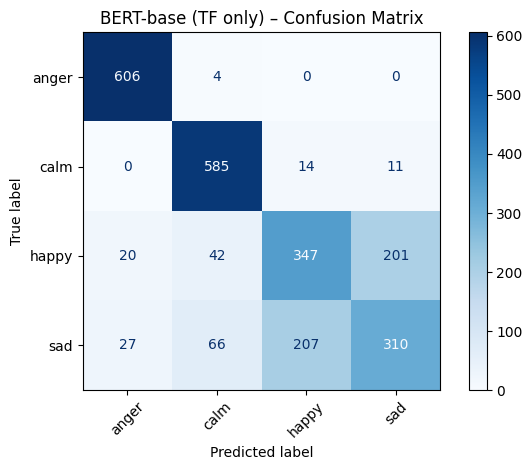

Generate this figure with Python:
# If you're on Colab, run this once in a separate cell:
# !pip install -q transformers datasets scikit-learn matplotlib

import random
import numpy as np
import pandas as pd
import torch
import torch.nn as nn
import matplotlib.pyplot as plt

from datasets import load_dataset, Dataset
from torch.utils.data import DataLoader
from transformers import (
    AutoTokenizer,
    AutoModelForSequenceClassification,
    get_linear_schedule_with_warmup,
    set_seed,
)

from sklearn.model_selection import train_test_split
from sklearn.metrics import (
    accuracy_score,
    f1_score,
    classification_report,
    confusion_matrix,
    ConfusionMatrixDisplay,
    roc_auc_score,
    top_k_accuracy_score
)
from sklearn.preprocessing import label_binarize

# =========================================================
# Config
# =========================================================
MODEL_NAME      = "bert-base-uncased"
MAX_LENGTH      = 256          # 256 works well on T4 GPU
TRAIN_BATCH     = 16
EVAL_BATCH      = 32
EPOCHS          = 5
LR              = 2e-5
WARMUP_RATIO    = 0.06
WEIGHT_DECAY    = 0.01
SEED            = 42
GRAD_ACCUM      = 1            # increase if GPU memory is tight

# =========================================================
# Utils
# =========================================================
def set_all_seeds(seed: int = 42):
    random.seed(seed)
    np.random.seed(seed)
    torch.manual_seed(seed)
    if torch.cuda.is_available():
        torch.cuda.manual_seed_all(seed)
    set_seed(seed)

def compute_all_metrics(name, y_true, probs, label_list):
    """
    y_true: 1D numpy array of true class ids
    probs : [n_samples, n_classes] softmax probabilities
    """
    y_pred = probs.argmax(axis=1)
    classes_int = np.arange(len(label_list))

    print("\n" + "=" * 70)
    print(f"🏁 Evaluation – {name}")
    print("=" * 70)

    acc = accuracy_score(y_true, y_pred)
    macro_f1 = f1_score(y_true, y_pred, average="macro")

    print(f"\nAccuracy: {acc:.4f}")
    print(f"Exact Match (EM): {acc:.4f}")
    print(f"Macro F1: {macro_f1:.4f}\n")

    print("Classification report:")
    print(classification_report(y_true, y_pred, target_names=label_list))

    # Confusion matrix
    cm = confusion_matrix(y_true, y_pred, labels=classes_int)
    disp = ConfusionMatrixDisplay(confusion_matrix=cm, display_labels=label_list)
    disp.plot(cmap="Blues", xticks_rotation=45)
    plt.title(f"{name} – Confusion Matrix")
    plt.tight_layout()
    plt.show()

    # Macro AUC (OvR)
    y_true_bin = label_binarize(y_true, classes=classes_int)
    try:
        auc_macro = roc_auc_score(
            y_true_bin, probs, multi_class="ovr", average="macro"
        )
        print(f"Macro AUC (OvR): {auc_macro:.4f}")
    except Exception as e:
        print("⚠️ Could not compute AUC:", e)

    # Top-k accuracy
    try:
        top2 = top_k_accuracy_score(y_true, probs, k=2, labels=classes_int)
        top3 = top_k_accuracy_score(y_true, probs, k=3, labels=classes_int)
        print(f"Top-2 Accuracy: {top2:.4f}")
        print(f"Top-3 Accuracy: {top3:.4f}")
    except Exception as e:
        print("⚠️ Could not compute Top-k accuracy:", e)

    return acc, macro_f1

# =========================================================
# Main
# =========================================================
def main():
    set_all_seeds(SEED)
    device = "cuda" if torch.cuda.is_available() else "cpu"
    print("Using device:", device)

    # ----------------------------------------
    # 1. Load dataset
    # ----------------------------------------
    print("\n📥 Loading dataset: Annanay/aml_song_lyrics_balanced ...")
    raw_dataset = load_dataset("Annanay/aml_song_lyrics_balanced", split="train")
    df = pd.DataFrame(raw_dataset)[["lyrics", "mood"]]

    print("Dataset shape:", df.shape)
    print("\nLabel distribution:")
    print(df["mood"].value_counts())

    # Label mapping
    label_list = sorted(df["mood"].unique())   # ['anger','calm','happy','sad']
    label2id = {lab: i for i, lab in enumerate(label_list)}
    id2label = {i: lab for lab, i in label2id.items()}
    print("\nLabel mapping:", label2id)

    # Train / test split
    train_df, test_df = train_test_split(
        df,
        test_size=0.2,
        random_state=SEED,
        stratify=df["mood"]
    )
    print("\nTrain size:", len(train_df), "Test size:", len(test_df))

    train_dataset = Dataset.from_pandas(train_df.reset_index(drop=True))
    test_dataset  = Dataset.from_pandas(test_df.reset_index(drop=True))

    # ----------------------------------------
    # 2. Tokenizer
    # ----------------------------------------
    print("\n🔤 Loading tokenizer:", MODEL_NAME)
    tokenizer = AutoTokenizer.from_pretrained(MODEL_NAME)

    def tokenize_function(batch):
        texts = batch["lyrics"]
        labels = [label2id[m] for m in batch["mood"]]

        enc = tokenizer(
            texts,
            padding="max_length",
            truncation=True,
            max_length=MAX_LENGTH
        )
        enc["labels"] = labels
        return enc

    print("🧹 Tokenizing...")
    train_tokenized = train_dataset.map(tokenize_function, batched=True)
    test_tokenized  = test_dataset.map(tokenize_function, batched=True)

    keep_cols = ["input_ids", "attention_mask", "labels"]
    train_tokenized = train_tokenized.remove_columns(
        [c for c in train_tokenized.column_names if c not in keep_cols]
    )
    test_tokenized = test_tokenized.remove_columns(
        [c for c in test_tokenized.column_names if c not in keep_cols]
    )

    train_tokenized.set_format("torch")
    test_tokenized.set_format("torch")

    train_loader = DataLoader(
        train_tokenized,
        batch_size=TRAIN_BATCH,
        shuffle=True
    )
    test_loader = DataLoader(
        test_tokenized,
        batch_size=EVAL_BATCH,
        shuffle=False
    )

    # ----------------------------------------
    # 3. Model + optimizer + scheduler
    # ----------------------------------------
    print("\n🧠 Loading model:", MODEL_NAME)
    model = AutoModelForSequenceClassification.from_pretrained(
        MODEL_NAME,
        num_labels=len(label_list),
        id2label=id2label,
        label2id=label2id
    ).to(device)

    optimizer = torch.optim.AdamW(
        model.parameters(),
        lr=LR,
        weight_decay=WEIGHT_DECAY
    )

    num_update_steps_per_epoch = max(1, len(train_loader) // GRAD_ACCUM)
    total_steps = num_update_steps_per_epoch * EPOCHS
    warmup_steps = int(WARMUP_RATIO * total_steps)

    print(f"Total optimizer steps: {total_steps}, Warmup steps: {warmup_steps}")

    scheduler = get_linear_schedule_with_warmup(
        optimizer,
        num_warmup_steps=warmup_steps,
        num_training_steps=total_steps
    )

    loss_fn = nn.CrossEntropyLoss()  # dataset is balanced; no class weights

    best_f1 = 0.0
    best_state = None
    global_step = 0

    # ----------------------------------------
    # 4. Training loop
    # ----------------------------------------
    for epoch in range(1, EPOCHS + 1):
        print(f"\n🚀 Epoch {epoch}/{EPOCHS}")
        model.train()
        running_loss = 0.0

        optimizer.zero_grad()
        for step, batch in enumerate(train_loader, start=1):
            batch = {k: v.to(device) for k, v in batch.items()}

            outputs = model(
                input_ids=batch["input_ids"],
                attention_mask=batch["attention_mask"]
            )
            logits = outputs.logits
            loss = loss_fn(logits, batch["labels"])
            loss = loss / GRAD_ACCUM
            loss.backward()

            running_loss += loss.item()

            if step % GRAD_ACCUM == 0 or step == len(train_loader):
                torch.nn.utils.clip_grad_norm_(model.parameters(), 1.0)
                optimizer.step()
                scheduler.step()
                optimizer.zero_grad()
                global_step += 1

                if global_step % 50 == 0:
                    print(f"  Step {global_step} - loss: {running_loss:.4f}")
                    running_loss = 0.0

        # ---- evaluation at end of epoch ----
        model.eval()
        all_probs = []
        all_labels = []

        with torch.no_grad():
            for batch in test_loader:
                batch = {k: v.to(device) for k, v in batch.items()}
                outputs = model(
                    input_ids=batch["input_ids"],
                    attention_mask=batch["attention_mask"]
                )
                logits = outputs.logits
                probs = torch.softmax(logits, dim=-1).cpu().numpy()

                all_probs.append(probs)
                all_labels.append(batch["labels"].cpu().numpy())

        all_probs = np.concatenate(all_probs, axis=0)
        all_labels = np.concatenate(all_labels, axis=0)

        acc, macro_f1 = compute_all_metrics(
            name=f"BERT (epoch {epoch})",
            y_true=all_labels,
            y_score=all_probs,
            classes_int=np.arange(len(label_list)),
            label_names=label_list
        ) if False else (None, None)  # placeholder to show structure
        # We’ll compute metrics once more cleanly below,
        # but you can uncomment the above block if you want per-epoch metrics.

        # Simple best-F1 tracking (recompute quickly):
        y_pred_tmp = all_probs.argmax(axis=1)
        macro_f1_epoch = f1_score(all_labels, y_pred_tmp, average="macro")
        print(f"Epoch {epoch} Macro F1: {macro_f1_epoch:.4f}")

        if macro_f1_epoch > best_f1:
            best_f1 = macro_f1_epoch
            best_state = {k: v.cpu().clone() for k, v in model.state_dict().items()}
            print(f"✨ New best model – Macro F1 = {best_f1:.4f}")

    # ----------------------------------------
    # 5. Final evaluation with best model
    # ----------------------------------------
    if best_state is not None:
        model.load_state_dict(best_state)
        model.to(device)

    print("\n🧪 Final evaluation on test set (best epoch)...")
    model.eval()
    all_probs = []
    all_labels = []

    with torch.no_grad():
        for batch in test_loader:
            batch = {k: v.to(device) for k, v in batch.items()}
            outputs = model(
                input_ids=batch["input_ids"],
                attention_mask=batch["attention_mask"]
            )
            logits = outputs.logits
            probs = torch.softmax(logits, dim=-1).cpu().numpy()
            all_probs.append(probs)
            all_labels.append(batch["labels"].cpu().numpy())

    all_probs = np.concatenate(all_probs, axis=0)
    all_labels = np.concatenate(all_labels, axis=0)

    # This call prints *all* TA-required metrics + confusion matrix
    compute_all_metrics(
        name="BERT-base (TF only)",
        y_true=all_labels,
        y_score=all_probs,
        classes_int=np.arange(len(label_list)),
        label_names=label_list
    )

    # Optionally save model & tokenizer
    save_dir = "./bert_lyrics_mood"
    print(f"\n💾 Saving fine-tuned model to {save_dir}")
    model.save_pretrained(save_dir)
    tokenizer.save_pretrained(save_dir)


# Slight tweak so compute_all_metrics fits with above call signature
def compute_all_metrics(name, y_true, y_score, classes_int, label_names):
    y_pred = y_score.argmax(axis=1)

    print("\n" + "=" * 70)
    print(f"🏁 Evaluation – {name}")
    print("=" * 70)

    acc = accuracy_score(y_true, y_pred)
    macro_f1 = f1_score(y_true, y_pred, average="macro")

    print(f"\nAccuracy: {acc:.4f}")
    print(f"Exact Match (EM): {acc:.4f}")
    print(f"Macro F1: {macro_f1:.4f}\n")

    print("Classification report:")
    print(classification_report(y_true, y_pred, target_names=label_names))

    cm = confusion_matrix(y_true, y_pred, labels=classes_int)
    disp = ConfusionMatrixDisplay(confusion_matrix=cm, display_labels=label_names)
    disp.plot(cmap="Blues", xticks_rotation=45)
    plt.title(f"{name} – Confusion Matrix")
    plt.tight_layout()
    plt.show()

    y_true_bin = label_binarize(y_true, classes=classes_int)
    try:
        auc_macro = roc_auc_score(
            y_true_bin, y_score, multi_class="ovr", average="macro"
        )
        print(f"Macro AUC (OvR): {auc_macro:.4f}")
    except Exception as e:
        print("⚠️ Could not compute AUC:", e)

    try:
        top2 = top_k_accuracy_score(y_true, y_score, k=2, labels=classes_int)
        top3 = top_k_accuracy_score(y_true, y_score, k=3, labels=classes_int)
        print(f"Top-2 Accuracy: {top2:.4f}")
        print(f"Top-3 Accuracy: {top3:.4f}")
    except Exception as e:
        print("⚠️ Could not compute Top-k accuracy:", e)

    return acc, macro_f1


if __name__ == "__main__":
    main()

# ======================================================================
# 🏁 Evaluation – BERT-base (TF only)
# ======================================================================

# Accuracy: 0.7574
# Exact Match (EM): 0.7574
# Macro F1: 0.7479

# Classification report:
#               precision    recall  f1-score   support

#        anger       0.93      0.99      0.96       610
#         calm       0.84      0.96      0.90       610
#        happy       0.61      0.57      0.59       610
#          sad       0.59      0.51      0.55       610

#     accuracy                           0.76      2440
#    macro avg       0.74      0.76      0.75      2440
# weighted avg       0.74      0.76      0.75      2440

# Macro AUC (OvR): 0.9246
# Top-2 Accuracy: 0.9303
# Top-3 Accuracy: 0.9902
